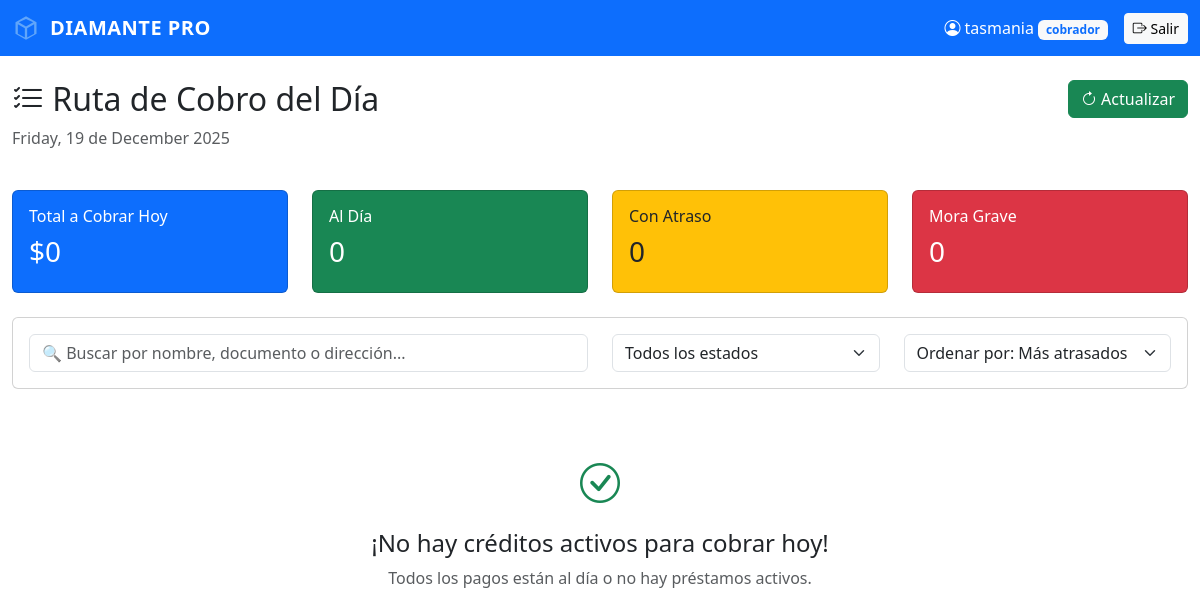
Before: /cobro/lista (signed in) with the older database file.
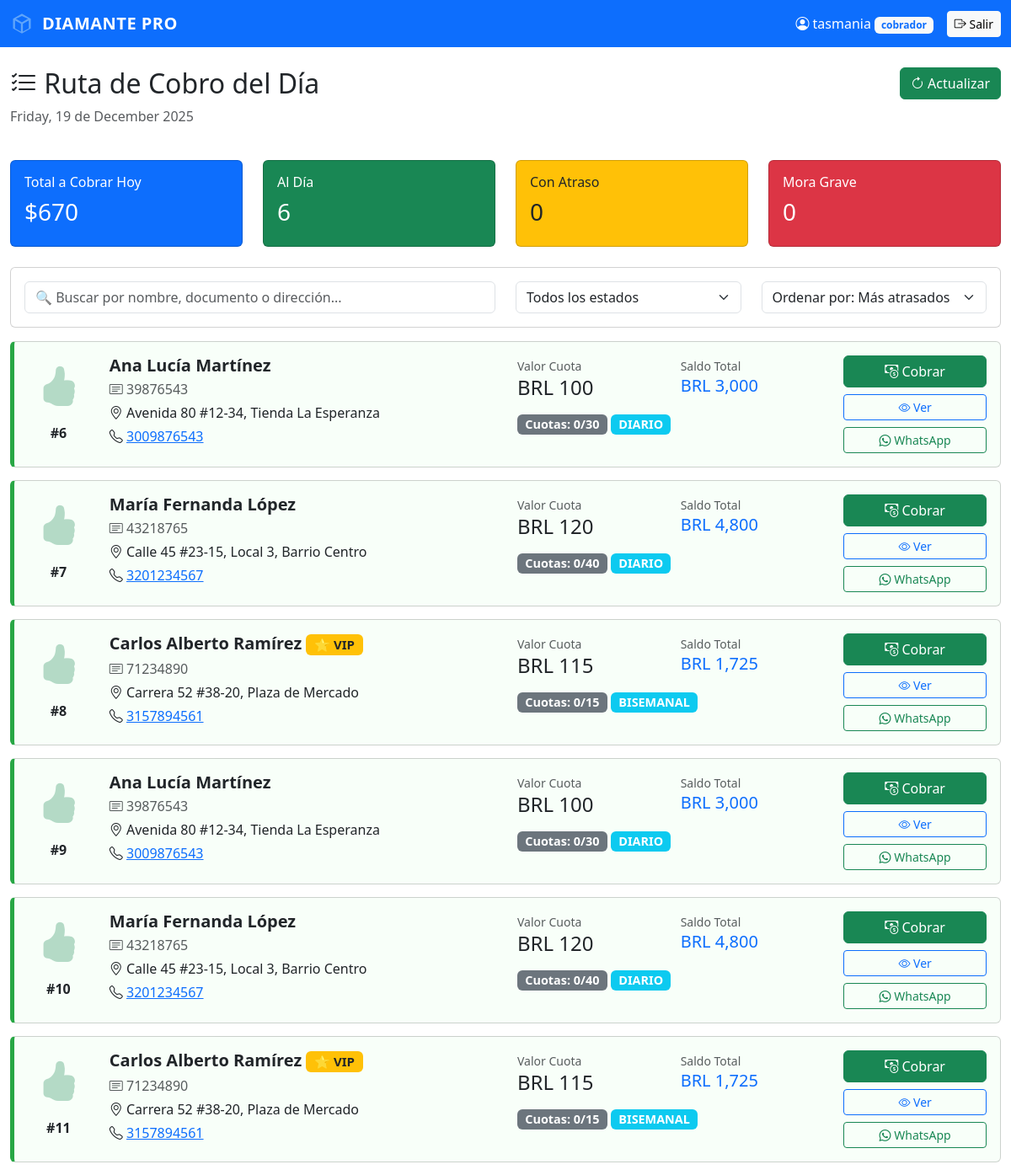
After: the same page with the newer database file.
### app/models.py (models this page shows, shortened)
class Prestamo(db.Model):
    __tablename__ = 'prestamos'
    id = db.Column(db.Integer, primary_key=True)
    cliente_id = db.Column(db.Integer, db.ForeignKey('clientes.id'), nullable=False)
    ruta_id = db.Column(db.Integer, db.ForeignKey('rutas.id'), nullable=False)  # Ahora se asocia a la ruta
    cobrador_id = db.Column(db.Integer, db.ForeignKey('usuarios.id'), nullable=True)  # Mantener por compatibilidad temporal
    monto_prestado = db.Column(db.Float, nullable=False)
    tasa_interes = db.Column(db.Float, default=0.20)  # 20% o 15% VIP
    monto_a_pagar = db.Column(db.Float, nullable=False)
    saldo_actual = db.Column(db.Float, nullable=False)
    valor_cuota = db.Column(db.Float, nullable=False)
    moneda = db.Column(db.String(3), default='COP')  # COP, USD, PEN, BRL, ARS
    frecuencia = db.Column(db.String(20), default='DIARIO')  # DIARIO, SEMANAL, QUINCENAL
    numero_cuotas = db.Column(db.Integer, nullable=False)
    cuotas_pagadas = db.Column(db.Integer, default=0)
    cuotas_atrasadas = db.Column(db.Integer, default=0)
    estado = db.Column(db.String(20), default='ACTIVO')  # ACTIVO, CANCELADO, MORA
    fecha_inicio = db.Column(db.DateTime, default=datetime.utcnow)
    fecha_fin_estimada = db.Column(db.DateTime)
    fecha_ultimo_pago = db.Column(db.DateTime)
    cliente = db.relationship('Cliente', backref='prestamos')
    ruta = db.relationship('Ruta', backref='prestamos')
    cobrador = db.relationship('Usuario', backref='prestamos_asignados')  # Mantener por compatibilidad

class Cliente(db.Model):
    __tablename__ = 'clientes'
    id = db.Column(db.Integer, primary_key=True)
    nombre = db.Column(db.String(100), nullable=False)
    documento = db.Column(db.String(20), unique=True, nullable=False)
    documento_negocio = db.Column(db.String(30))
    telefono = db.Column(db.String(20), nullable=False)
    whatsapp_codigo_pais = db.Column(db.String(5), default='57')  # Código de país para WhatsApp
    whatsapp_numero = db.Column(db.String(20))  # Número WhatsApp sin código de país
    direccion_negocio = db.Column(db.String(200))
    gps_latitud = db.Column(db.Float)
    gps_longitud = db.Column(db.Float)
    es_vip = db.Column(db.Boolean, default=False)
    fecha_registro = db.Column(db.DateTime, default=datetime.utcnow)

### app/routes.py (the view)
    @app.route('/cobro/lista')
    def cobro_lista():
        if 'usuario_id' not in session:
            return redirect(url_for('home'))
        usuario_id = session.get('usuario_id')
        rol = session.get('rol')
        hoy = datetime.now().date()
        if rol == 'cobrador':
            prestamos_activos = Prestamo.query.filter_by(estado='ACTIVO', cobrador_id=usuario_id).order_by(
                Prestamo.cuotas_atrasadas.desc()
            ).all()
        else:
            prestamos_activos = Prestamo.query.filter_by(estado='ACTIVO').order_by(
                Prestamo.cuotas_atrasadas.desc()
            ).all()
        prestamos = []
        for prestamo in prestamos_activos:
            pago_hoy = Pago.query.filter(
                Pago.prestamo_id == prestamo.id,
                func.date(Pago.fecha_pago) == hoy
            ).first()
            if not pago_hoy:
                prestamos.append(prestamo)
        total_a_cobrar = sum(p.valor_cuota for p in prestamos)
        creditos_al_dia = sum(1 for p in prestamos if p.cuotas_atrasadas == 0)
        creditos_atrasados = sum(1 for p in prestamos if 0 < p.cuotas_atrasadas <= 3)
        creditos_mora = sum(1 for p in prestamos if p.cuotas_atrasadas > 3)
        return render_template('cobro_lista.html',
                             prestamos=prestamos,
                             total_a_cobrar=total_a_cobrar,
                             creditos_al_dia=creditos_al_dia,
                             creditos_atrasados=creditos_atrasados,
                             creditos_mora=creditos_mora,
                             fecha_hoy=datetime.now().strftime('%A, %d de %B %Y'),
                             nombre=session.get('nombre'),
                             rol=session.get('rol'))

### app/templates/cobro_lista.html (shortened to what the changed rows need)
<!DOCTYPE html>
<html>
<head>
    <link href="https://cdn.jsdelivr.net/npm/bootstrap@5.3.0/dist/css/bootstrap.min.css" rel="stylesheet">
    <link rel="stylesheet" href="https://cdn.jsdelivr.net/npm/bootstrap-icons@1.11.0/font/bootstrap-icons.css">
</head>
<body>
    <div class="container-fluid mt-4">
        <div class="row mb-4">
            <div class="col-md-8">
                <h2><i class="bi bi-list-check"></i> Ruta de Cobro del Día</h2>
            </div>
        </div>
        <div class="row mb-4">
            <div class="col-md-3">
                <div class="card bg-primary text-white">
                    <div class="card-body">
                        <h6>Total a Cobrar Hoy</h6>
                        <h3>${{ "{:,.0f}".format(total_a_cobrar) }}</h3>
                    </div>
                </div>
            </div>
            <div class="col-md-3">
                <div class="card bg-success text-white">
                    <div class="card-body">
                        <h6>Al Día</h6>
                        <h3>{{ creditos_al_dia }}</h3>
                    </div>
                </div>
            </div>
        </div>
        {% if prestamos %}
            {% for prestamo in prestamos %}
            {% set dias_atraso = prestamo.cuotas_atrasadas %}
            {% if dias_atraso == 0 %}
                {% set clase_color = 'credito-verde' %}
                {% set icono = 'bi-hand-thumbs-up-fill text-success' %}
            {% elif dias_atraso <= 3 %}
                {% set clase_color = 'credito-amarillo' %}
                {% set icono = 'bi-exclamation-triangle-fill text-warning' %}
            {% else %}
                {% set clase_color = 'credito-rojo' %}
                {% set icono = 'bi-bell-fill text-danger' %}
            {% endif %}
            <div class="card credito-card {{ clase_color }}" data-nombre="{{ prestamo.cliente.nombre }}" data-estado="{{ clase_color }}">
                <div class="card-body">
                    <div class="row">
                        <div class="col-md-1 text-center">
                            <i class="bi {{ icono }} icono-estado"></i>
                            <div class="mt-2">
                                <strong>#{{ prestamo.id }}</strong>
                            </div>
                        </div>
                        <div class="col-md-5">
                            <h5 class="mb-1">
                                <strong>{{ prestamo.cliente.nombre }}</strong>
                                {% if prestamo.cliente.es_vip %}
                                <span class="badge bg-warning text-dark">⭐ VIP</span>
                                {% endif %}
                            </h5>
                            <p class="mb-1 text-muted">
                                <i class="bi bi-card-text"></i> {{ prestamo.cliente.documento }}
                            </p>
                            <p class="mb-1">
                                <i class="bi bi-geo-alt"></i> {{ prestamo.cliente.direccion_negocio or 'Sin dirección' }}
                            </p>
                            <p class="mb-0">
                                <i class="bi bi-telephone"></i>
                                <a href="tel:{{ prestamo.cliente.telefono }}">{{ prestamo.cliente.telefono }}</a>
                            </p>
                        </div>
                        <div class="col-md-4">
                            <div class="row mb-2">
                                <div class="col-6">
                                    <small class="text-muted">Valor Cuota</small>
                                    <h4>{{ prestamo.moneda }} {{ "{:,.0f}".format(prestamo.valor_cuota) }}</h4>
                                </div>
                                <div class="col-6">
                                    <small class="text-muted">Saldo Total</small>
                                    <h5 class="text-primary">{{ prestamo.moneda }} {{ "{:,.0f}".format(prestamo.saldo_actual) }}</h5>
                                </div>
                            </div>
                            <div class="row">
                                <div class="col-12">
                                    <span class="badge badge-cuotas bg-secondary">
                                        Cuotas: {{ prestamo.cuotas_pagadas }}/{{ prestamo.numero_cuotas }}
                                    </span>
                                    <span class="badge badge-cuotas bg-info">
                                        {{ prestamo.frecuencia }}
                                    </span>
                                </div>
                            </div>
                        </div>
                        <div class="col-md-2 text-end">
                            <div class="d-grid gap-2">
                                <a href="/cobro/registrar/{{ prestamo.id }}" class="btn btn-success">
                                    <i class="bi bi-cash-coin"></i> Cobrar
                                </a>
                                <a href="/prestamos/ver/{{ prestamo.id }}" class="btn btn-outline-primary btn-sm">
                                    <i class="bi bi-eye"></i> Ver
                                </a>
                                <a href="https://wa.me/57{{ prestamo.cliente.telefono }}"
                                   target="_blank" class="btn btn-outline-success btn-sm">
                                    <i class="bi bi-whatsapp"></i> WhatsApp
                                </a>
                            </div>
                        </div>
                    </div>
                </div>
            </div>
            {% endfor %}
        {% else %}
        <div class="text-center py-5">
            <i class="bi bi-check-circle fs-1 text-success"></i>
            <h4 class="mt-3">¡No hay créditos activos para cobrar hoy!</h4>
            <p class="text-muted">Todos los pagos están al día o no hay préstamos activos.</p>
        </div>
        {% endif %}
    </div>
</body>
</html>

Changed rows visible on the page:
added Prestamo: id "6", cliente.nombre "Ana Lucía Martínez", cliente.documento "39876543", cliente "Avenida 80 #12-34, Tienda La Esperanza", cliente.telefono "3009876543", moneda "BRL", valor_cuota "100", saldo_actual "3,000", cuotas_pagadas "0", numero_cuotas "30", frecuencia "DIARIO"
added Prestamo: id "7", cliente.nombre "María Fernanda López", cliente.documento "43218765", cliente "Calle 45 #23-15, Local 3, Barrio Centro", cliente.telefono "3201234567", moneda "BRL", valor_cuota "120", saldo_actual "4,800", cuotas_pagadas "0", numero_cuotas "40", frecuencia "DIARIO"
added Prestamo: id "8", cliente.nombre "Carlos Alberto Ramírez", shows "⭐ VIP", cliente.documento "71234890", cliente "Carrera 52 #38-20, Plaza de Mercado", cliente.telefono "3157894561", moneda "BRL", valor_cuota "115", saldo_actual "1,725", cuotas_pagadas "0", numero_cuotas "15", frecuencia "BISEMANAL"
added Prestamo: id "9", cliente.nombre "Ana Lucía Martínez", cliente.documento "39876543", cliente "Avenida 80 #12-34, Tienda La Esperanza", cliente.telefono "3009876543", moneda "BRL", valor_cuota "100", saldo_actual "3,000", cuotas_pagadas "0", numero_cuotas "30", frecuencia "DIARIO"
added Prestamo: id "10", cliente.nombre "María Fernanda López", cliente.documento "43218765", cliente "Calle 45 #23-15, Local 3, Barrio Centro", cliente.telefono "3201234567", moneda "BRL", valor_cuota "120", saldo_actual "4,800", cuotas_pagadas "0", numero_cuotas "40", frecuencia "DIARIO"
added Prestamo: id "11", cliente.nombre "Carlos Alberto Ramírez", shows "⭐ VIP", cliente.documento "71234890", cliente "Carrera 52 #38-20, Plaza de Mercado", cliente.telefono "3157894561", moneda "BRL", valor_cuota "115", saldo_actual "1,725", cuotas_pagadas "0", numero_cuotas "15", frecuencia "BISEMANAL"
Other visible differences:
{{ "{:,.0f}".format(total_a_cobrar) }}: "0" → "670"
{{ creditos_al_dia }}: "0" → "6"
text no longer shown: "¡No hay créditos activos para cobrar hoy! Todos los pagos están al día o no hay préstamos activos."
